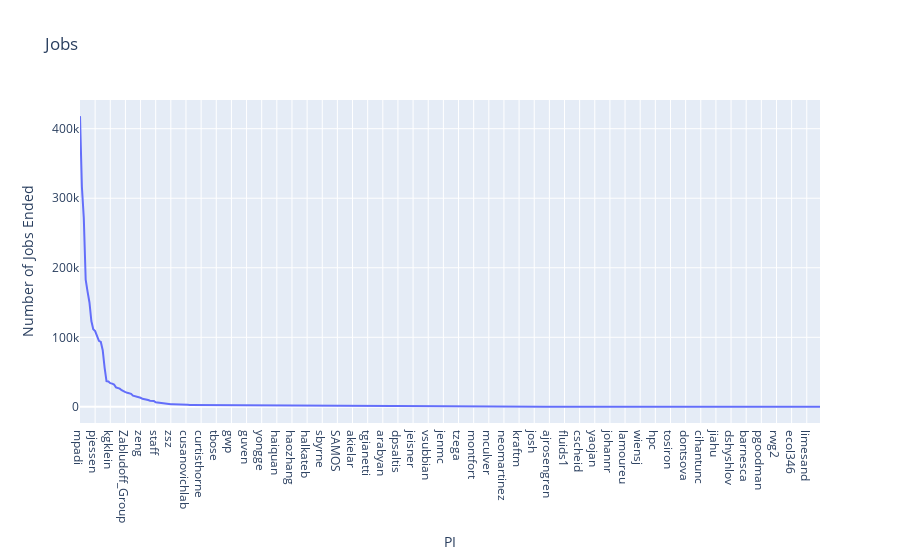

Here is the notebook cell this chart was saved with:
### Code cell
fig = px.line(jobs, x="PI", y=jobs.columns[1], title='Jobs')
fig.show()

### Figure 1 — Plotly figure (JSON) as saved in the notebook; plotly's stock layout.template omitted (floating-point values rounded to 4 significant figures; data arrays with more than 128 entries replaced by an {"elided": "..."} marker saying what was removed)
{"data": [{"hoverlabel": {"namelength": 0}, "hovertemplate": "PI=%{x}<br>Number of Jobs Ended=%{y}", "legendgroup": "", "line": {"color": "#636efa", "dash": "solid"}, "mode": "lines", "name": "", "showlegend": false, "type": "scatter", "x": {"elided": "392 str values"}, "xaxis": "x", "y": {"elided": "392 int values"}, "yaxis": "y"}], "layout": {"legend": {"tracegroupgap": 0}, "title": {"text": "Jobs"}, "xaxis": {"anchor": "y", "domain": [0, 1], "title": {"text": "PI"}}, "yaxis": {"anchor": "x", "domain": [0, 1], "title": {"text": "Number of Jobs Ended"}}}}
